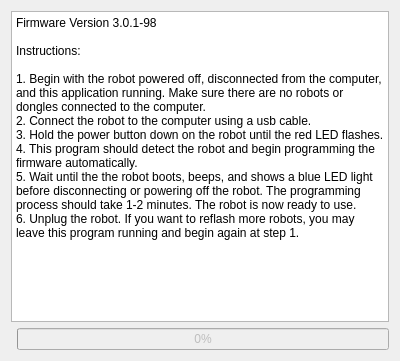
<?xml version="1.0" encoding="UTF-8"?>
<ui version="4.0">
 <class>Dialog</class>
 <widget class="QDialog" name="Dialog">
  <property name="geometry">
   <rect>
    <x>0</x>
    <y>0</y>
    <width>400</width>
    <height>361</height>
   </rect>
  </property>
  <property name="windowTitle">
   <string>Linkbot Firmware Rescue</string>
  </property>
  <layout class="QGridLayout" name="gridLayout">
   <item row="0" column="0" colspan="2">
    <widget class="QTextBrowser" name="textBrowser">
     <property name="html">
      <string>&lt;!DOCTYPE HTML PUBLIC &quot;-//W3C//DTD HTML 4.0//EN&quot; &quot;http://www.w3.org/TR/REC-html40/strict.dtd&quot;&gt;
&lt;html&gt;&lt;head&gt;&lt;meta name=&quot;qrichtext&quot; content=&quot;1&quot; /&gt;&lt;style type=&quot;text/css&quot;&gt;
p, li { white-space: pre-wrap; }
&lt;/style&gt;&lt;/head&gt;&lt;body style=&quot; font-family:'Sans Serif'; font-size:9pt; font-weight:400; font-style:normal;&quot;&gt;
&lt;p style=&quot; margin-top:0px; margin-bottom:0px; margin-left:0px; margin-right:0px; -qt-block-indent:0; text-indent:0px;&quot;&gt;Firmware Version 3.0.1-98&lt;/p&gt;
&lt;p style=&quot;-qt-paragraph-type:empty; margin-top:0px; margin-bottom:0px; margin-left:0px; margin-right:0px; -qt-block-indent:0; text-indent:0px;&quot;&gt;&lt;br /&gt;&lt;/p&gt;
&lt;p style=&quot; margin-top:0px; margin-bottom:0px; margin-left:0px; margin-right:0px; -qt-block-indent:0; text-indent:0px;&quot;&gt;Instructions:&lt;/p&gt;
&lt;p style=&quot;-qt-paragraph-type:empty; margin-top:0px; margin-bottom:0px; margin-left:0px; margin-right:0px; -qt-block-indent:0; text-indent:0px;&quot;&gt;&lt;br /&gt;&lt;/p&gt;
&lt;p style=&quot; margin-top:0px; margin-bottom:0px; margin-left:0px; margin-right:0px; -qt-block-indent:0; text-indent:0px;&quot;&gt;1. Begin with the robot powered off, disconnected from the computer, and this application running. Make sure there are no robots or dongles connected to the computer.&lt;/p&gt;
&lt;p style=&quot; margin-top:0px; margin-bottom:0px; margin-left:0px; margin-right:0px; -qt-block-indent:0; text-indent:0px;&quot;&gt;2. Connect the robot to the computer using a usb cable. &lt;/p&gt;
&lt;p style=&quot; margin-top:0px; margin-bottom:0px; margin-left:0px; margin-right:0px; -qt-block-indent:0; text-indent:0px;&quot;&gt;3. Hold the power button down on the robot until the red LED flashes. &lt;/p&gt;
&lt;p style=&quot; margin-top:0px; margin-bottom:0px; margin-left:0px; margin-right:0px; -qt-block-indent:0; text-indent:0px;&quot;&gt;4. This program should detect the robot and begin programming the firmware automatically.&lt;/p&gt;
&lt;p style=&quot; margin-top:0px; margin-bottom:0px; margin-left:0px; margin-right:0px; -qt-block-indent:0; text-indent:0px;&quot;&gt;5. Wait until the the robot boots, beeps, and shows a blue LED light before disconnecting or powering off the robot. The programming process should take 1-2 minutes. The robot is now ready to use.&lt;/p&gt;
&lt;p style=&quot; margin-top:0px; margin-bottom:0px; margin-left:0px; margin-right:0px; -qt-block-indent:0; text-indent:0px;&quot;&gt;6. Unplug the robot. If you want to reflash more robots, you may leave this program running and begin again at step 1.&lt;/p&gt;&lt;/body&gt;&lt;/html&gt;</string>
     </property>
    </widget>
   </item>
   <item row="1" column="1">
    <widget class="QProgressBar" name="progressBar">
     <property name="enabled">
      <bool>false</bool>
     </property>
     <property name="value">
      <number>0</number>
     </property>
    </widget>
   </item>
  </layout>
 </widget>
 <layoutdefault spacing="6" margin="11"/>
 <resources/>
 <connections/>
</ui>
